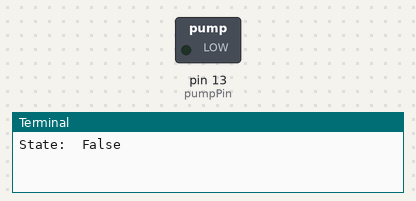
A program run on a simulated Raspberry Pi (header pin numbers). Parts: switched loads named in the program (green lamp = pin HIGH), the last lines printed to the terminal.

Above: at 1.0 s.
At 3.0 s:
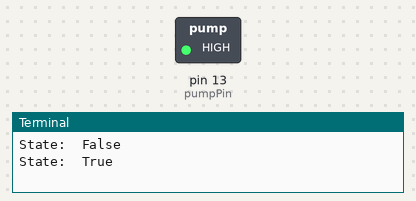
Timing chart, 0 to 5.2 s (numbered marks = the images above):
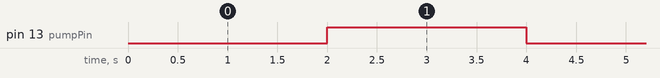

The program:

pump.py
```python
import RPi.GPIO as GPIO
from time import sleep

# setup GPIO
pumpPin = 13
GPIO.setmode(GPIO.BOARD)
GPIO.setup(pumpPin, GPIO.OUT)

state = False
while True:
    print('State: ', state)
    if state == 0:
        GPIO.output(pumpPin, GPIO.LOW)
    elif state == 1:
        GPIO.output(pumpPin, GPIO.HIGH)
    state = not state
    sleep(2)
```

Measured:
- by itself, pin 13 (pumpPin): alternates HIGH for 2.0 s and LOW for 2.0 s
